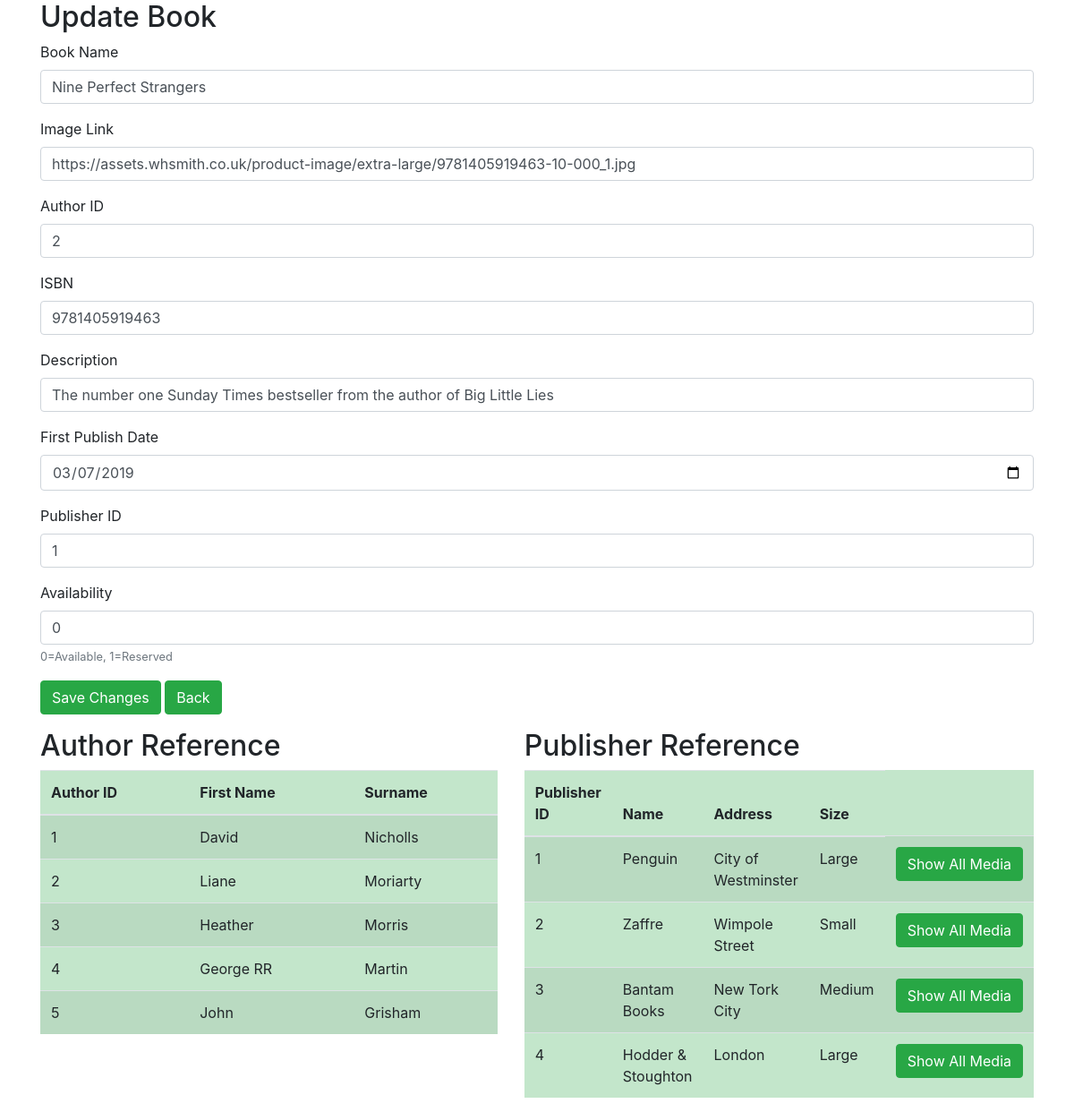
/update.php?book_id=2, run on the app's committed database.
### tables this page shows
CREATE TABLE `book` (
  `book_id` smallint(6) NOT NULL,
  `title` varchar(100) NOT NULL,
  `img` varchar(200) NOT NULL,
  `author_id` smallint(6) NOT NULL,
  `ISBN` bigint(13) NOT NULL,
  `description` varchar(500) NOT NULL,
  `publish_date` date NOT NULL,
  `publisher_id` smallint(6) NOT NULL,
  `status` smallint(1) NOT NULL DEFAULT 0
);

CREATE TABLE `author` (
  `author_id` smallint(6) NOT NULL,
  `author_name` varchar(20) NOT NULL,
  `author_surname` varchar(30) NOT NULL
);

CREATE TABLE `publisher` (
  `publisher_id` smallint(6) NOT NULL,
  `publisher_name` varchar(50) NOT NULL,
  `publisher_address` varchar(100) NOT NULL,
  `publisher_size` varchar(10) NOT NULL
);

### update.php (the view, shortened to what this page needs)
<?php
require_once 'actions/db_connect.php';
if ($_GET['book_id']) {
   $id = $_GET['book_id'];
   $sql = "SELECT * FROM book WHERE book_id =
   $id" ;
   $result = $connect->query($sql);
   $data = $result->fetch_assoc();
?>
<!DOCTYPE html>
<html>
<head>
   <link rel="stylesheet" href="https://maxcdn.bootstrapcdn.com/bootstrap/4.0.0/css/bootstrap.min.css">
</head>
<body>
<div class='container'>
   <h2>Update Book</h2>
   <form action="actions/a_update.php"  method="post">
       <div class="form-group">
               <label>Book Name</label>
               <input class="form-control" type="text" name="title"  placeholder="Book Name" value="<?php echo $data['title'] ?>"  />
           </div>
           <div class="form-group">
               <label>Image Link</label>
               <input class="form-control" type="text" name= "img" placeholder="URL" value ="<?php echo $data['img'] ?>" />
           </div>
           <div class="form-group">
               <label>Author ID</label>
               <input class="form-control" type="text"  name="author_id" placeholder ="See reference below" value= "<?php echo $data['author_id'] ?>" />
               </div>
            <div class="form-group">
               <label>ISBN</label>
               <input class="form-control" type="text"  name="ISBN" placeholder ="ISBN" value= "<?php echo $data['ISBN'] ?>" />
           </div>
           <div class="form-group">
               <label>Description</label>
               <input class="form-control" type="text"  name="description" placeholder ="Description" value= "<?php echo $data['description'] ?>" />
          </div>
          <div class="form-group">
               <label>First Publish Date</label>
               <input class="form-control" type="date"  name="publish_date" placeholder ="00-00-0000" value= "<?php echo $data['publish_date'] ?>" />
          </div>
          <div class="form-group">
               <label>Publisher ID</label>
               <input class="form-control" type="text"  name="publisher_id" placeholder ="See reference below" value= "<?php echo $data['publisher_id'] ?>" />
          </div>
           <div class="form-group">
               <label>Availability</label>
               <input class="form-control" type="text"  name="status" placeholder ="Status" value= "<?php echo $data['status'] ?>" />
               <small id="statusHelp" class="form-text text-muted">0=Available, 1=Reserved</small>
             </div>
           <div class="form-group">
               <button  type= "submit" class="btn btn-success">Save Changes</button>
               <a  href= "index.php"><button  type="button" class="btn btn-success">Back</button ></a>
             </div>
   </form>
</div>
<div class="container">
  <div class="row">
    <div class="col">
<table class="table table-striped table-success">
    <h2>Author Reference</h2>
       <thead>
               <th>Author ID</th>
               <th>First Name</th>
               <th>Surname</th>
       </thead>
       <tbody>
        <?php
           $sql = "SELECT * from author";
          $result = $connect->query($sql);
                      if($result->num_rows > 0) {
                while($row = $result->fetch_assoc()) {
                   echo  "<tr>
                       <td>" .$row['author_id']."</td>
                       <td>" .$row['author_name']."</td>
                       <td>" .$row['author_surname']."</td>
                   </tr>" ;
               }
           } else  {
               echo  "<td colspan='5'><center>No Data Avaliable</center></td></tr>";
           }
            ?>
       </tbody>
   </table>
</div>
 <div class="col">
<table class="table table-striped table-success">
    <h2>Publisher Reference</h2>
       <thead>
               <th>Publisher ID</th>
               <th>Name</th>
               <th>Address</th>
               <th>Size</th>
       </thead>
       <tbody>
        <?php
           $sql = "SELECT * from publisher";
          $result = $connect->query($sql);
            if($result->num_rows > 0) {
                while($row = $result->fetch_assoc()) {
                   echo  "<tr>
                       <td>" .$row['publisher_id']."</td>
                       <td>" .$row['publisher_name']."</td>
                       <td>" .$row['publisher_address']."</td>
                       <td>" .$row['publisher_size']."</td>
                       <td>
                           <a href='plist.php?publisher_id=" .$row['publisher_id']."'><button type='button' class='btn btn-success'>Show All Media</button></a>
                       </td>
                   </tr>" ;
               }
           } else  {
               echo  "<td colspan='5'><center>No Data Avaliable</center></td></tr>";
           }
            ?>
       </tbody>
   </table>
</div>
</div>
</div>
</body >
</html >
<?php
}
?>

### data on the page
book: title "Nine Perfect Strangers", img "https://assets.whsmith.co.uk/product-image/extra-large/9781405919463-10-000_1.jpg", author_id "2", ISBN "9781405919463", description "The number one Sunday Times bestseller from the author of Big Little Lies", publish_date "03/07/2019", publisher_id "1", status "0"
author: author_id "1", author_name "David", author_surname "Nicholls"
author: author_id "2", author_name "Liane", author_surname "Moriarty"
author: author_id "3", author_name "Heather", author_surname "Morris"
author: author_id "4", author_name "George RR", author_surname "Martin"
author: author_id "5", author_name "John", author_surname "Grisham"
publisher: publisher_id "1", publisher_name "Penguin", publisher_address "City of Westminster", publisher_size "Large"
publisher: publisher_id "2", publisher_name "Zaffre", publisher_address "Wimpole Street", publisher_size "Small"
publisher: publisher_id "3", publisher_name "Bantam Books", publisher_address "New Tork City", publisher_size "Medium"
publisher: publisher_id "4", publisher_name "Hodder & Stoughton", publisher_address "London", publisher_size "Large"
